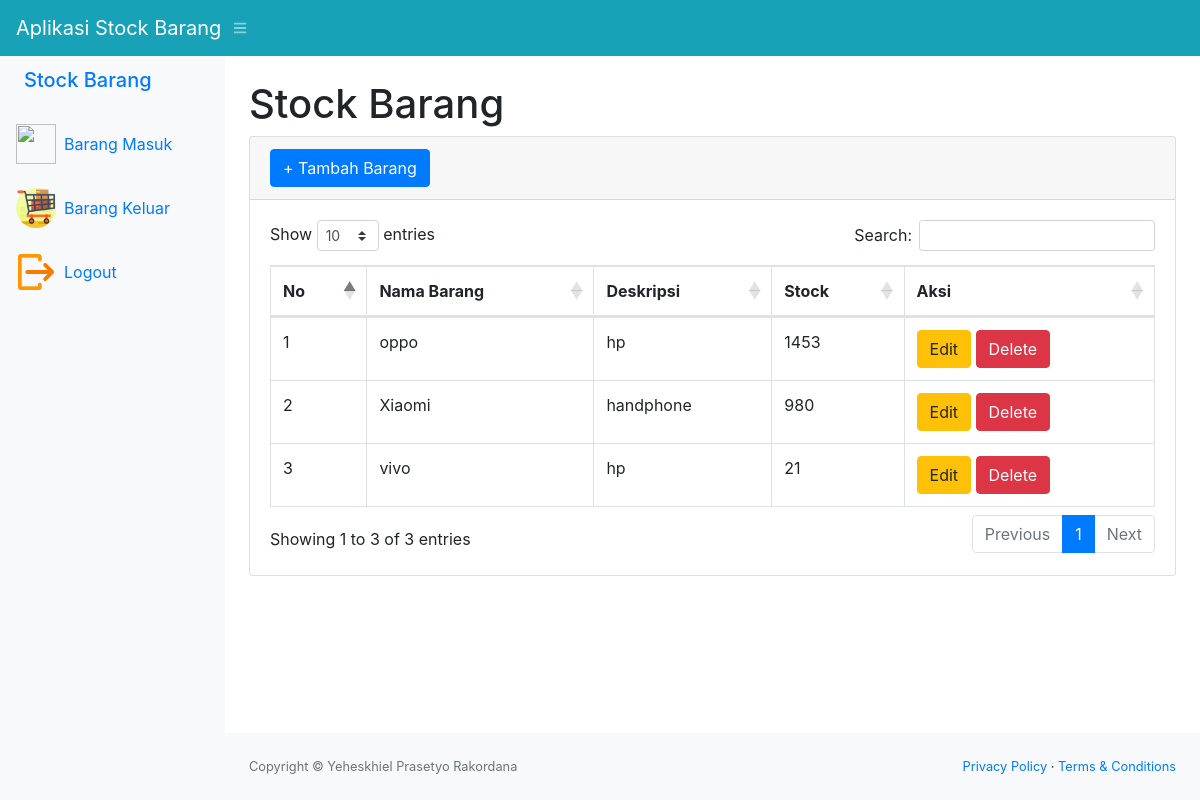
Screenshot of /dist/index.php (signed in) with the database file from the repository.
### tables this page shows
CREATE TABLE `stock` (
  `idbarang` int(11) NOT NULL,
  `namabarang` varchar(255) NOT NULL,
  `deskripsi` varchar(255) NOT NULL,
  `stock` int(11) NOT NULL
);

### dist/index.php (the view, shortened to what this page needs)
<?php
require "function.php";
?>
<!DOCTYPE html>
<html lang="en">
<head>
    <link href="css/styles.css" rel="stylesheet" />
    <link href="https://cdn.datatables.net/1.10.20/css/dataTables.bootstrap4.min.css" rel="stylesheet"
 />
</head>
<body class="sb-nav-fixed">
    <nav class="sb-topnav navbar navbar-expand navbar-dark bg-info">
        <a class="navbar-brand" href="index.php">Aplikasi Stock Barang</a>
        <button class="btn btn-link btn-sm order-1 order-lg-0" id="sidebarToggle" href="#"><i
                class="fas fa-bars"></i></button>
    </nav>
    <div id="layoutSidenav">
        <div id="layoutSidenav_nav">
            <nav class="sb-sidenav accordion sb-sidenav-cyan-300" id="sidenavAccordion">
                <div class="sb-sidenav-menu bg-light">
                    <div class="nav">
                        <a class="nav-link" href="index.php">
                            <h5>Stock Barang</h5>
                        </a>
                        <a class="nav-link" href="masuk.php">
                            <div class="sb-nav-link-icon"><img src="../img/masuk.png" alt="" width="40" height="40">
                            </div>
                            Barang Masuk
                        </a>
                        <a class="nav-link" href="keluar.php">
                            <div class="sb-nav-link-icon"><img src="../img/keluar.png" alt="" width="40" height="40">
                            </div>
                            Barang Keluar
                        </a>
                        <a class="nav-link" href="logout.php">
                            <div class="sb-nav-link-icon"><img src="../img/logout.png" alt="" width="40" height="40">
                            </div>
                            Logout
                        </a>
                    </div>
                </div>
            </nav>
        </div>
        <div id="layoutSidenav_content">
            <main>
                <div class="container-fluid">
                    <h1 class="mt-4">Stock Barang</h1>
                    <div class="card mb-4">
                        <div class="card-header">
                            <button type="button" class="btn btn-primary" data-toggle="modal" data-target="#myModal">
                                + Tambah Barang
                            </button>
                        </div>
                        <div class="card-body">
                            <div class="table-responsive">
                                <table class="table table-bordered" id="dataTable" width="100%" cellspacing="0">
                                    <thead>
                                        <tr>
                                            <th>No</th>
                                            <th>Nama Barang</th>
                                            <th>Deskripsi</th>
                                            <th>Stock</th>
                                            <th>Aksi</th>
                                        </tr>
                                    </thead>
                                    <tbody>
                                        <?php
                                        $ambilsemuadatastock = mysqli_query($conn, "SELECT * FROM stock");
                                        $i = 1;
                                        while ($data = mysqli_fetch_array($ambilsemuadatastock)) {
                                            $namabarang = $data['namabarang'];
                                            $deskripsi = $data['deskripsi'];
                                            $stock = $data['stock'];
                                            $idb = $data['idbarang'];
                                        ?>
                                        <tr>
                                            <td><?php echo $i++; ?></td>
                                            <td><?php echo $namabarang; ?></td>
                                            <td><?php echo $deskripsi; ?></td>
                                            <td><?php echo $stock; ?></td>
                                            <td>
                                                <button type="button" class="btn btn-warning" data-toggle="modal"
                                                    data-target="#edit<?php echo $idb; ?>">Edit</button>
                                                <button type="button" class="btn btn-danger" data-toggle="modal"
                                                    data-target="#delete<?php echo $idb; ?>">Delete</button>
                                            </td>
                                        </tr>
                                        <?php
                                        }
                                        ?>
                                    </tbody>
                                </table>
                            </div>
                        </div>
                    </div>
                </div>
            </main>
            <footer class="py-4 bg-light mt-auto">
                <div class="container-fluid">
                    <div class="d-flex align-items-center justify-content-between small">
                        <div class="text-muted">Copyright &copy; Yeheskhiel Prasetyo Rakordana</div>
                        <div>
                            <a href="#">Privacy Policy</a>
                            &middot;
                            <a href="#">Terms &amp; Conditions</a>
                        </div>
                    </div>
                </div>
            </footer>
        </div>
    </div>
</body>
</html>

### rows the page displays
stock: namabarang "oppo", deskripsi "hp", stock "1453"
stock: namabarang "Xiaomi", deskripsi "handphone", stock "980"
stock: namabarang "vivo", deskripsi "hp", stock "21"
